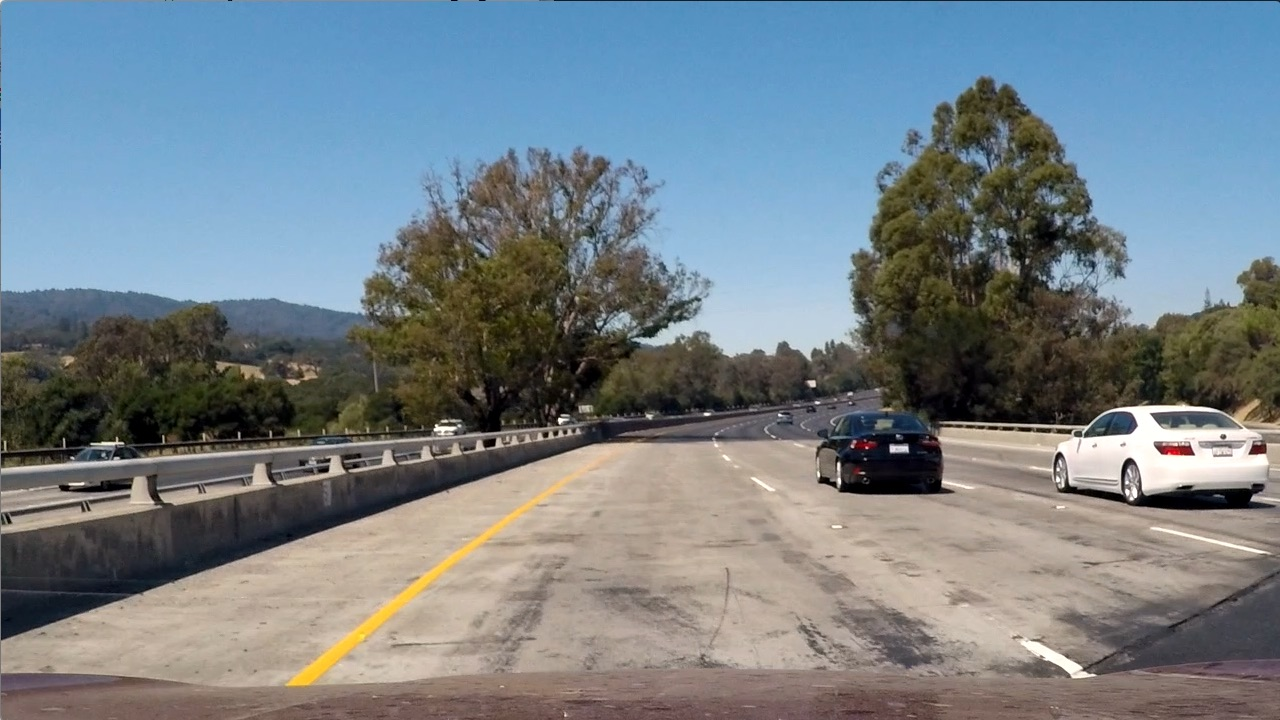
#> input picture src/lane_detection/test_images/test1.jpg, 1280 x 720 px
$ python main.py
#> lines starting #> are read from the running program, lines starting #| are printed output that depends on the picture; after the words box and inside, x2 and y2 are one past the last pixel; in counts of white or black regions, pixels touching at a corner belong together
import cv2
import numpy as np
import matplotlib.pyplot as plt


INPUT = '../test_images/straight_lines2.jpg'
INPUT = '../test_images/test1.jpg'


def edges_method():
    img = cv2.imread(INPUT)

    img = cv2.blur(img, (5,5))
    edges = cv2.Canny(image=img, threshold1=100, threshold2=250) # Canny Edge Detection
    cv2.imshow('Edges', edges)
    return edges


def anannays_method():
    img = cv2.imread(INPUT)
#> img is the input picture: shape (720, 1280, 3); mean B, G, R 135.5, 128.7, 117.5
    img = cv2.blur(img, (5,5))
    img_grey = cv2.cvtColor(img, cv2.COLOR_BGR2GRAY)
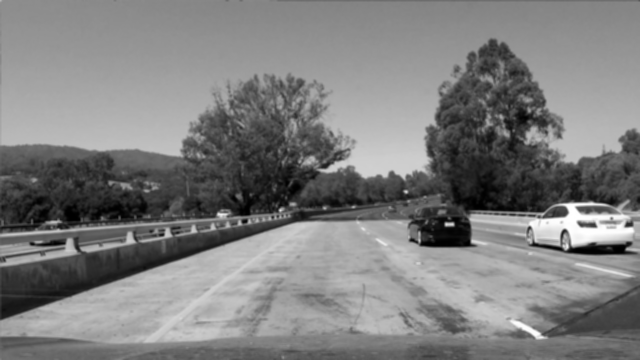
#> img_grey: shape (720, 1280) (shown at 1/2 size); min 0, max 255, mean 126.1

    # Flip colours
    img_flip = 255 - img_grey
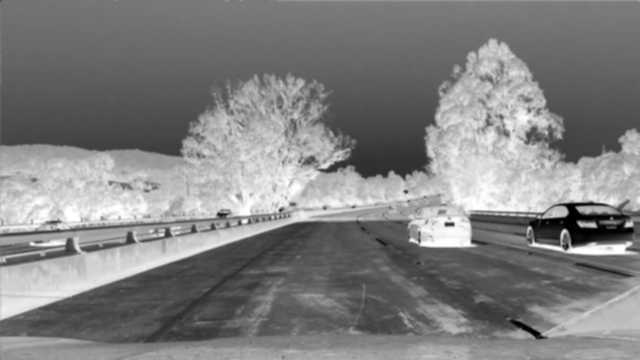
#> img_flip: shape (720, 1280) (shown at 1/2 size); min 0, max 255, mean 128.9

    # Threshold
    _, img_thresh = cv2.threshold(img_flip, 50, 255, cv2.THRESH_BINARY_INV)
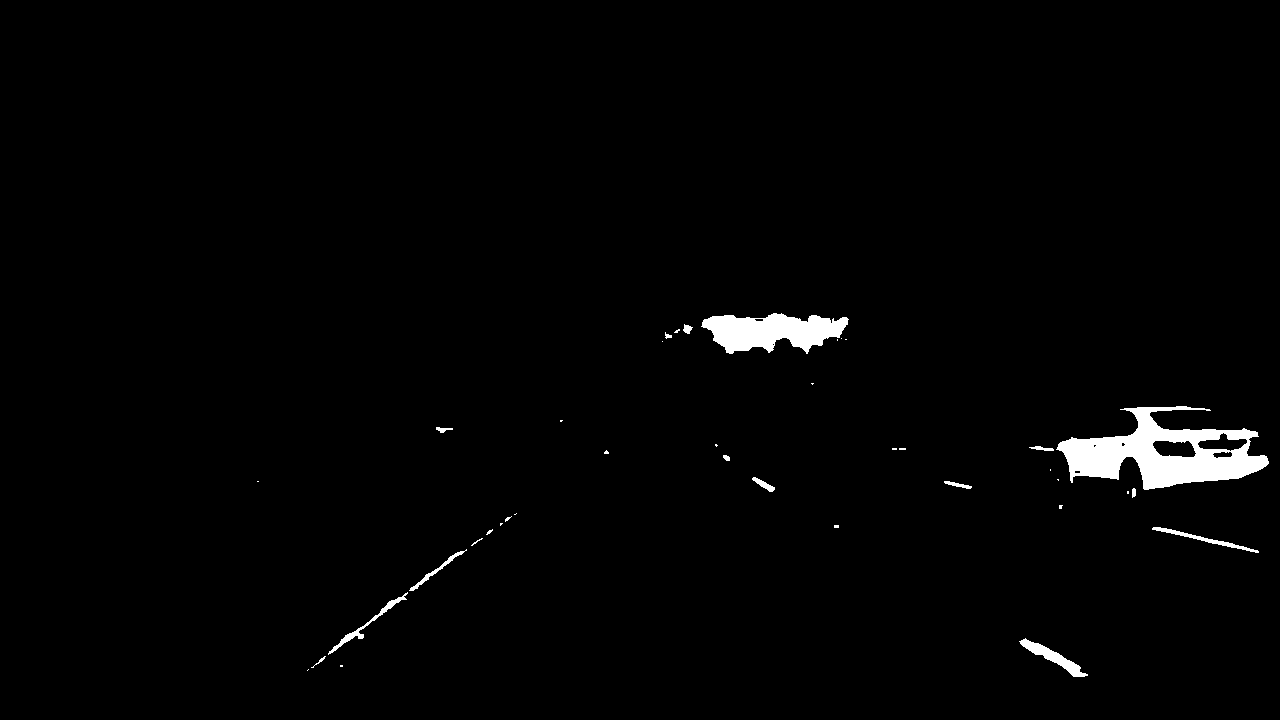
#> img_thresh: shape (720, 1280); 1.6% white; 39 white regions (23 under 20 px), largest, box (x1, y1, x2, y2) and area: (1056, 406, 1269, 490) 8362, (701, 313, 849, 354) 3866, (1019, 638, 1088, 677) 690

    cv2.imshow('Threshold', img_thresh)
    return img_thresh


if __name__ == '__main__':
    img_thresh = anannays_method()
    img_edges = edges_method()
#> in edges_method, `edges = cv2.Canny(image=img, threshold1=100, threshold2=250)`:
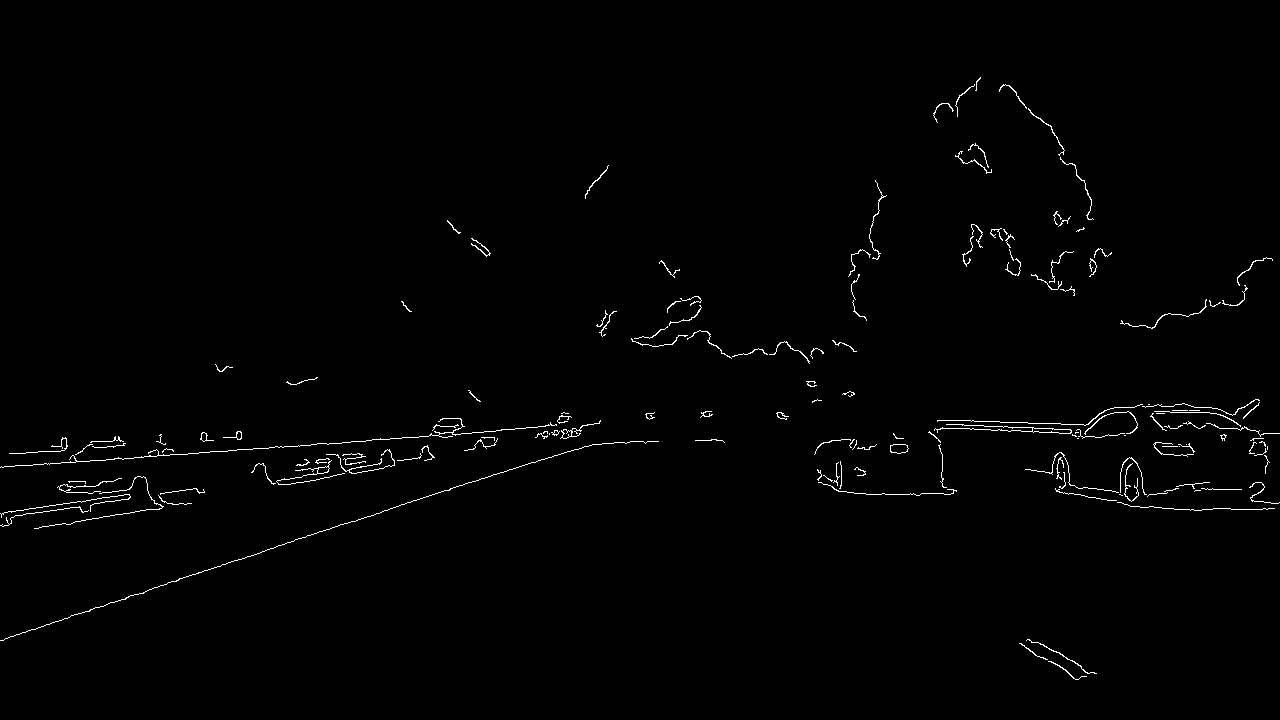
#> edges: shape (720, 1280); 0.96% white in thin lines or dots, all inside (x1, y1, x2, y2) = (0, 77, 1280, 680)

    diff = img_thresh - img_edges
    cv2.imshow('Diff', diff)

$ run again, with src/lane_detection/test_images/straight_lines1.jpg copied over src/lane_detection/test_images/test1.jpg
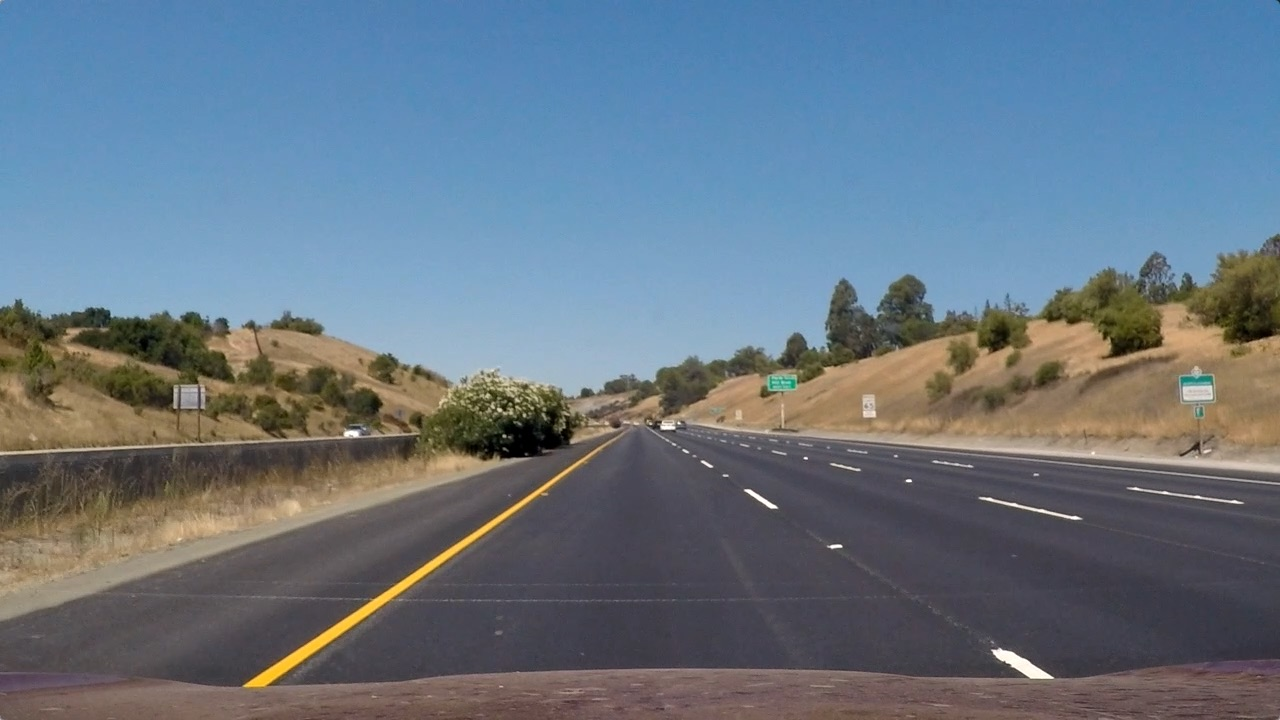
#> input picture src/lane_detection/test_images/straight_lines1.jpg, 1280 x 720 px
#> in anannays_method, img is the input picture: shape (720, 1280, 3); mean B, G, R 131.2, 117.7, 103.2
#> in anannays_method, `_, img_thresh = cv2.threshold(img_flip, 50, 255, cv2.THRESH_BINARY_INV)`:
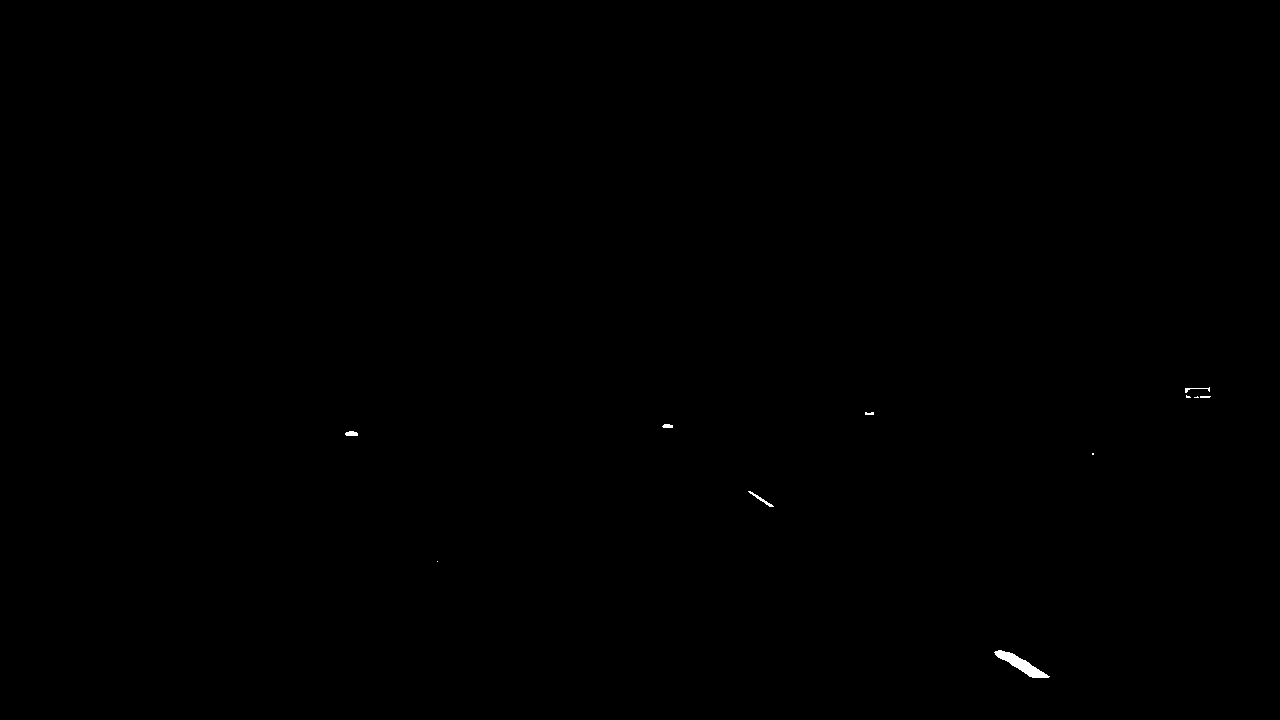
#> img_thresh: shape (720, 1280); 0.09% white; 11 white regions (4 under 20 px), largest, box (x1, y1, x2, y2) and area: (994, 650, 1050, 678) 529, (748, 491, 774, 507) 74, (345, 431, 358, 436) 54
#> in edges_method, `edges = cv2.Canny(image=img, threshold1=100, threshold2=250)`:
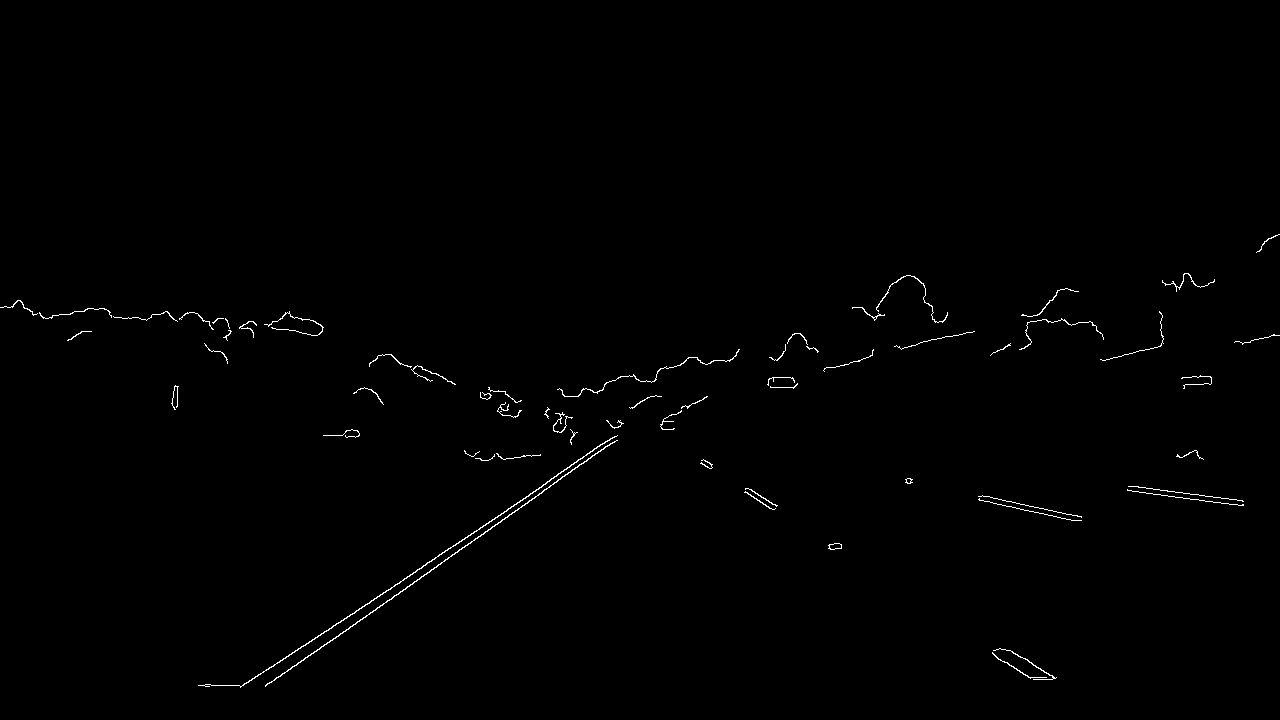
#> edges: shape (720, 1280); 0.54% white in thin lines or dots, all inside (x1, y1, x2, y2) = (0, 234, 1280, 688)

$ run again, with src/lane_detection/test_images/test2.jpg copied over src/lane_detection/test_images/test1.jpg
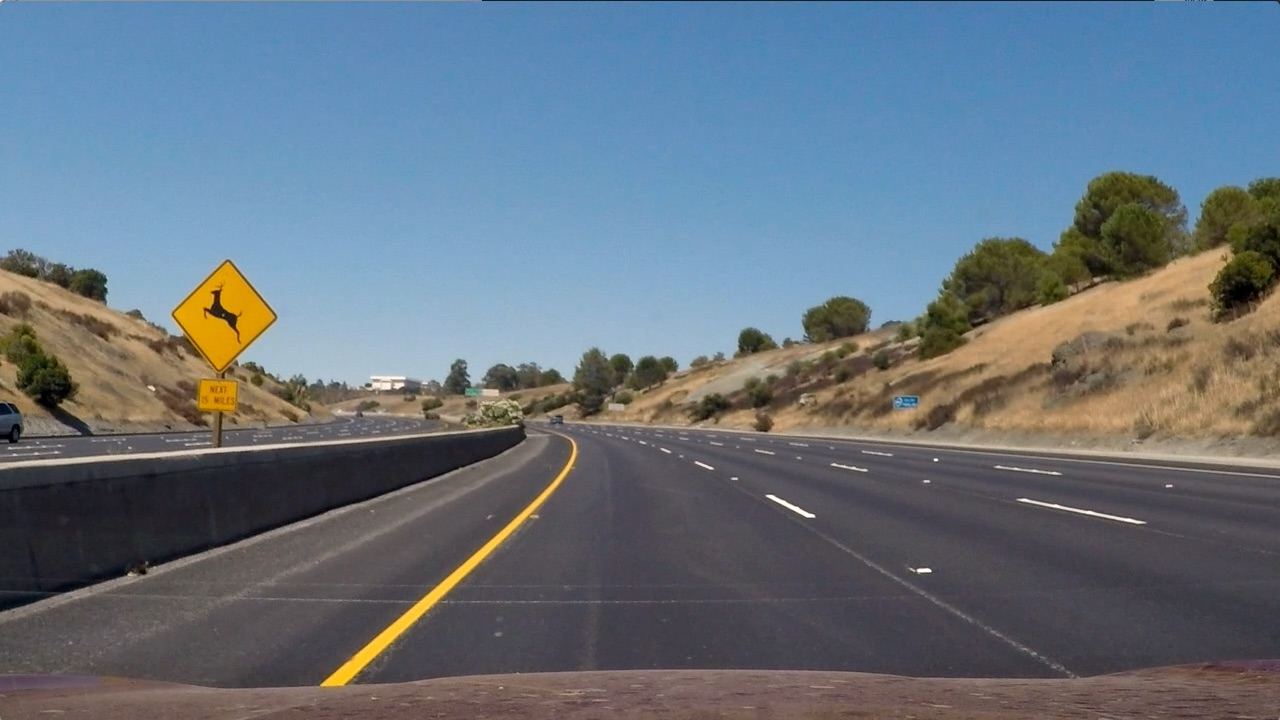
#> input picture src/lane_detection/test_images/test2.jpg, 1280 x 720 px
#> in anannays_method, img is the input picture: shape (720, 1280, 3); mean B, G, R 125.5, 114.6, 102.8
#> in anannays_method, `_, img_thresh = cv2.threshold(img_flip, 50, 255, cv2.THRESH_BINARY_INV)`:
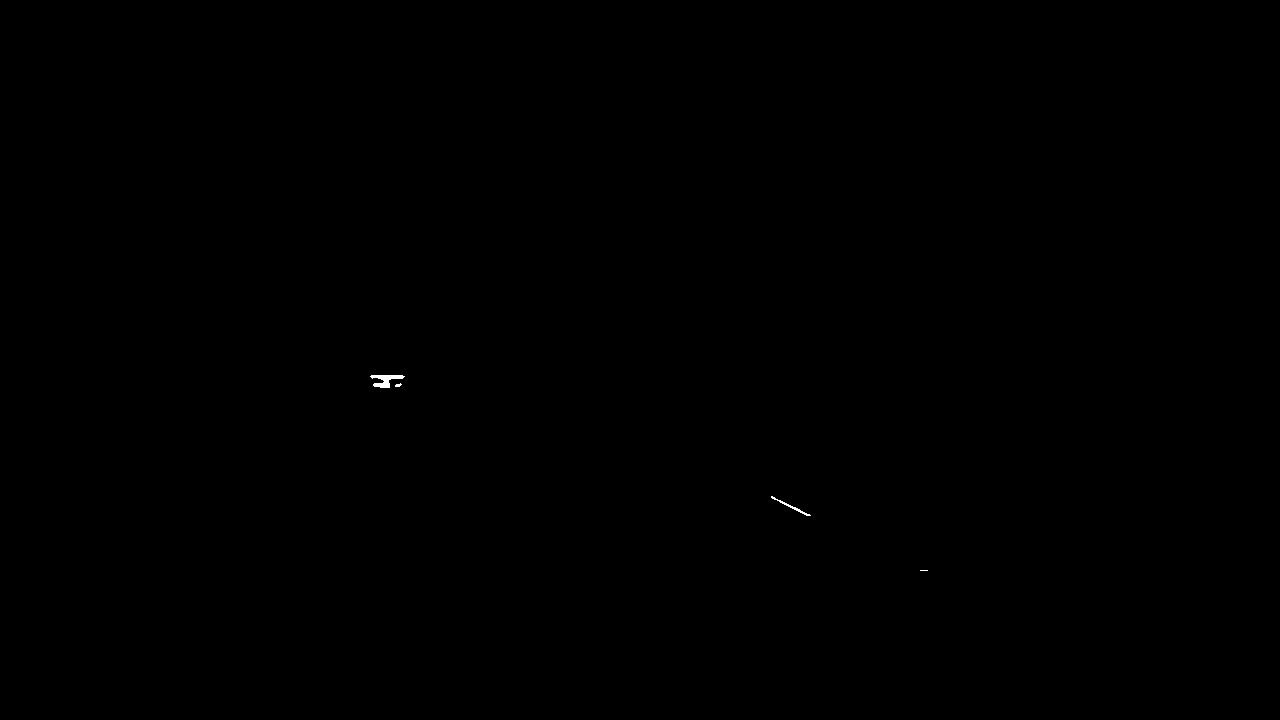
#> img_thresh: shape (720, 1280); 0.04% white; 4 white regions (2 under 20 px), largest, box (x1, y1, x2, y2) and area: (370, 375, 405, 388) 229, (771, 496, 811, 516) 96
#> in edges_method, `edges = cv2.Canny(image=img, threshold1=100, threshold2=250)`:
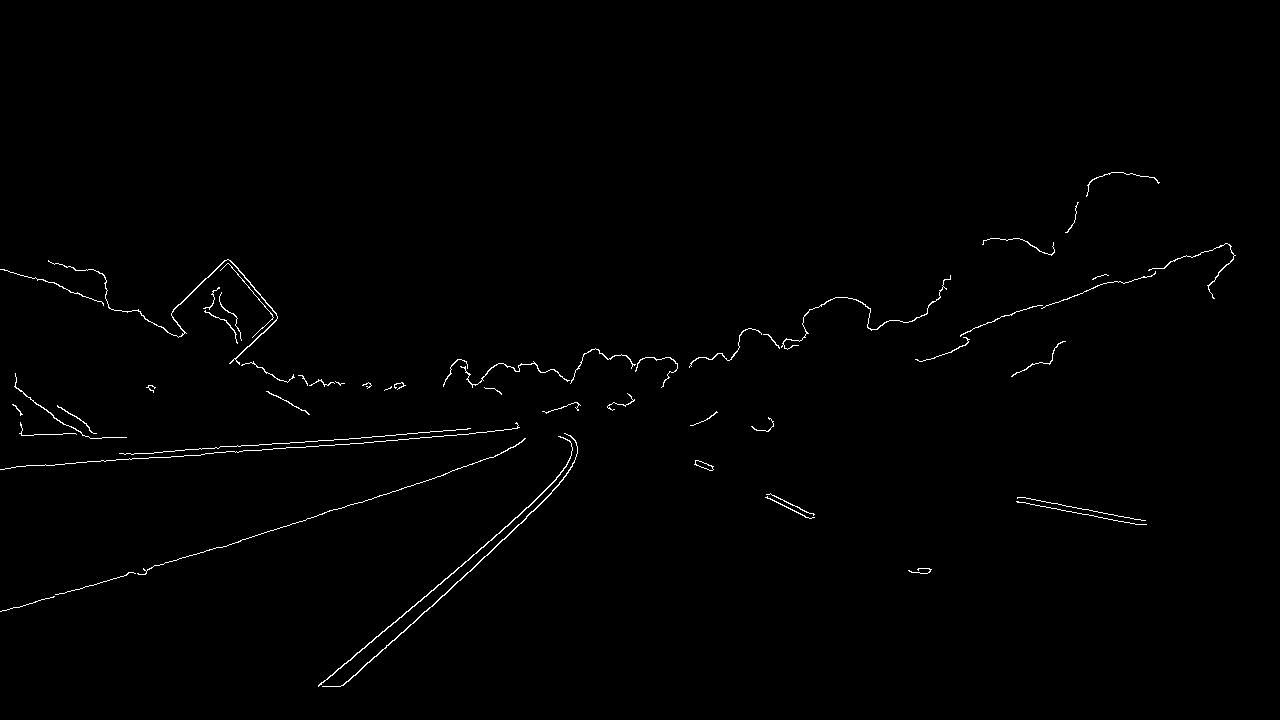
#> edges: shape (720, 1280); 0.71% white in thin lines or dots, all inside (x1, y1, x2, y2) = (0, 172, 1236, 687)
